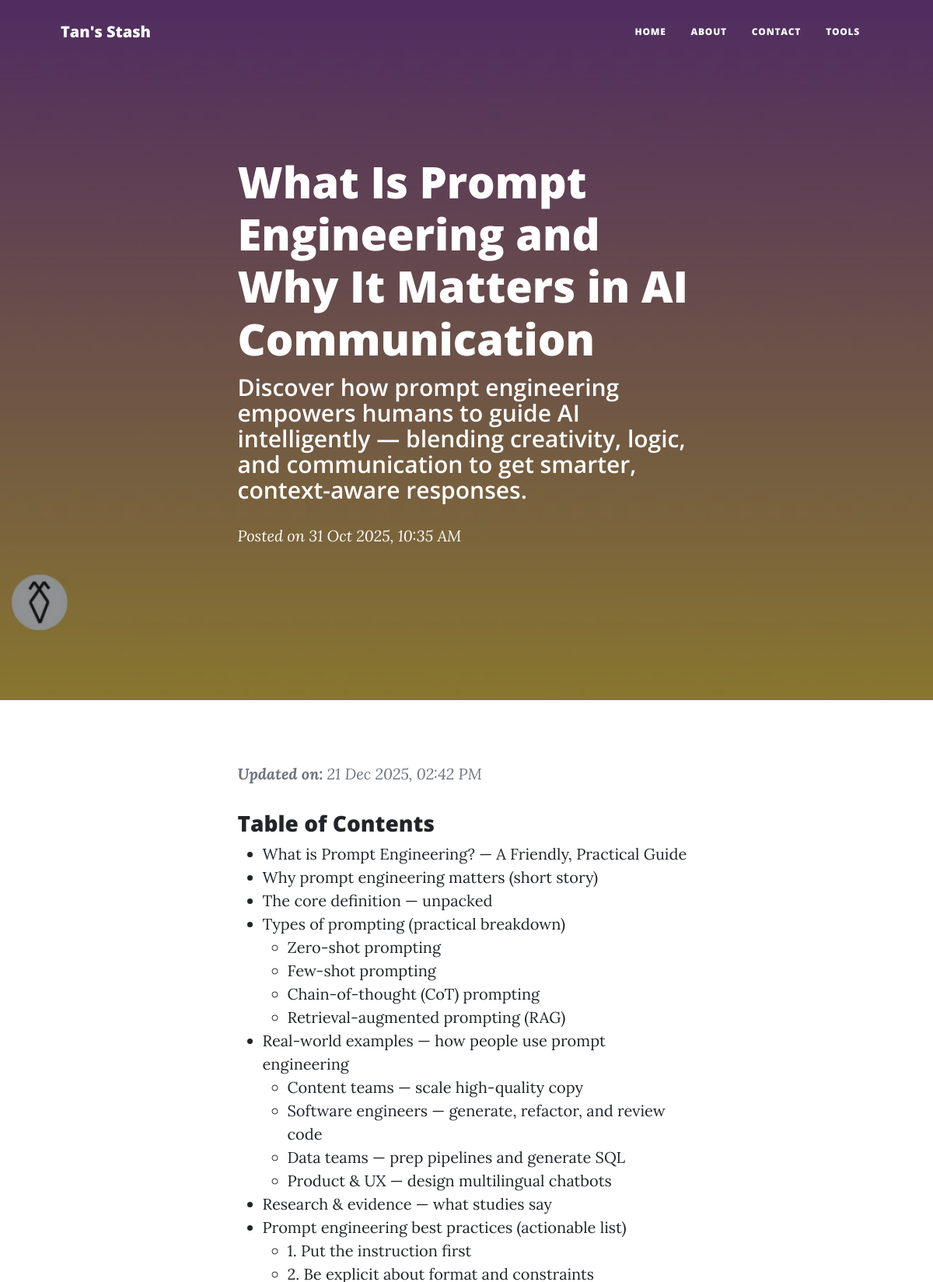
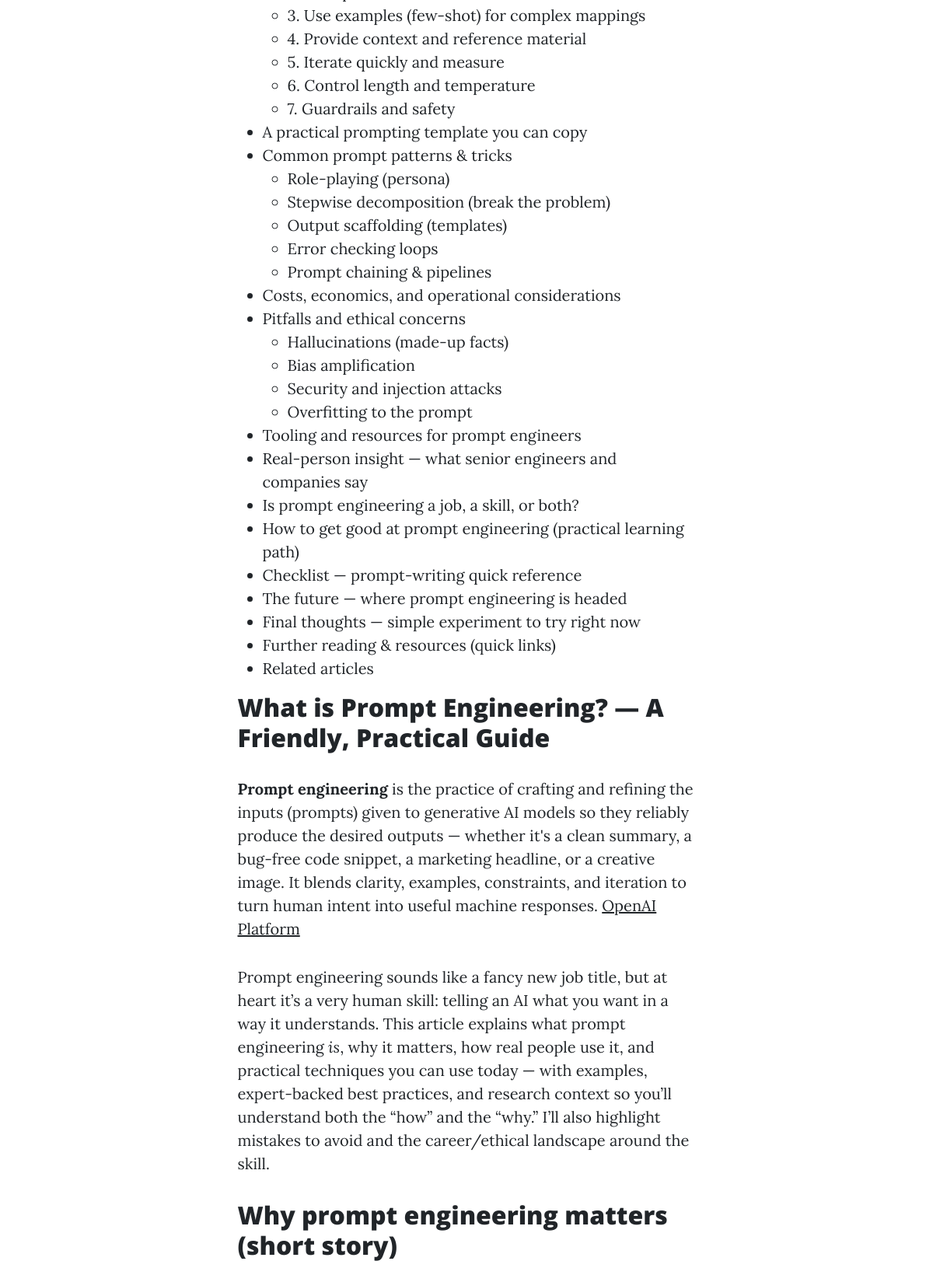
/blog/what-is-prompt-engineering (upper part), run on the app's committed database (2 pictures, top to bottom).
### src/models/post_model.py (models this page shows, shortened)
class Post(Base):
    __tablename__ = "posts"
    sno = Column(Integer, primary_key=True, index=True)
    title = Column(String(255), nullable=False)
    slug = Column(String(255), unique=True, nullable=False)
    content = Column(Text, nullable=False)
    tag_line = Column(String(255), nullable=False)
    description = Column(String(500), nullable=False, default="Tan's Stash")
    date = Column(DateTime(timezone=True), default=lambda: datetime.now(timezone.utc))
    last_modified = Column(DateTime(timezone=True), nullable=True)
    img_file = Column(String(120), nullable=True)

### src/routers/pages/blog.py (the view)
@router.get("/{post_slug}")
def post_route(
    request: Request,
    post_slug: str,
    db: db_dependency
):
    try:
        post = db.query(Post).filter(Post.slug == post_slug).first()
        if not post:
            raise HTTPException(status_code=404, detail="Post not found")
        clean_html, toc = generate_toc_and_clean_html(post.content)
        context = get_global_context(request)
        context.update({
            "request": request,
            "post": post,
            "content": clean_html,
            "toc": toc,
            "content_type": "blog",
            "content_id": post.sno,
        })
        return templates.TemplateResponse("post.html", context)
    except Exception:
        flash(request, "Something went wrong. Please visit again later.", "danger")
        context = get_global_context(request)
        context.update({
            "request": request,
            "post": None,
            "content": "",
            "toc": [],
            "content_type": "",
            "content_id": "",
        })
        return templates.TemplateResponse(
            "post.html",
            context,
            status_code=status.HTTP_500_INTERNAL_SERVER_ERROR,
        )

### src/templates/post.html (shortened to what this page needs)
{% extends "layout.html" %}
{% set fname = 'assets/img/default-hero-image' %}
{% if post %}
    {%if post.img_file != ''%}
        {% set fname_full = 'assets/img/'+ post.img_file %}
        {% set fname_parts = post.img_file.rsplit('.', 1) %}
        {% set fname = 'assets/img/' + fname_parts[0] %}
    {%else%}
        {% set fname =  'assets/img/default-hero-image' %}
    {% endif %}
    {% block page_style %}{{url_for('static', path='css/post.css')}}{% endblock page_style %}
    {%block add_headers%}
        <link rel="preload" href="{{url_for('static', path='css/comments/commentsSection.css')}}" as="style" onload="this.onload=null;this.rel='stylesheet'">
    {%endblock add_headers%}
{% endif %}
{% macro render_toc(items) %}
<ul>
  {% for item in items %}
    <li>
      <a href="#{{ item.id }}">{{ item.title }}</a>
      {% if item.children %}
        {{ render_toc(item.children) }}
      {% endif %}
    </li>
  {% endfor %}
</ul>
{% endmacro %}
{% block body %}
    <header class="masthead">
        <picture>
            <source
                srcset="{{ url_for('static', path=fname + '-400.webp') }} 400w,
                        {{ url_for('static', path=fname + '-800.webp') }} 800w,
                        {{ url_for('static', path=fname + '-1200.webp') }} 1200w"
                sizes="100vw"
                type="image/webp">
            <source
                srcset="{{ url_for('static', path=fname + '-400.jpg') }} 400w,
                        {{ url_for('static', path=fname + '-800.jpg') }} 800w,
                        {{ url_for('static', path=fname + '-1200.jpg') }} 1200w"
                sizes="100vw"
                type="image/jpeg">
            <img
                src="{{ url_for('static', path=fname + '-800.jpg')}}"
                sizes="100vw"
                alt="{{ post.title | default('') }}"
                class="header-img"
                fetchpriority="high"
                decoding="async"
                loading="eager">
        </picture>
            <div class="container position-relative px-4 px-lg-5">
                <div class="row gx-4 gx-lg-5 justify-content-center">
                    <div class="col-md-10 col-lg-8 col-xl-7">
                        <div class="post-heading">
                            <h1>{{post.title | default('')}}</h1>
                            <h2 class="subheading">{{post.tag_line}}</h2>
                            <span class="meta">
                                Posted on
                                {{post.date | human_date }}
                            </span>
                        </div>
                    </div>
                </div>
            </div>
    </header>
        <article class="mb-4">
            <div class="container px-4 px-lg-5">
                <div class="row gx-4 gx-lg-5 justify-content-center">
                    <div class="col-md-10 col-lg-8 col-xl-7">
                        {% if (post.last_modified is not none) %}
                            <p class="meta">
                                <blockquote>
                                    <em><strong>Updated on:</strong>
                                    {{post.last_modified | human_date }}</em>
                            </blockquote>
                            </p>
                        {% endif %}
                        <aside class="toc">
                            <nav aria-label="Table of Contents">
                                <h3>Table of Contents</h3>
                                {{ render_toc(toc) }}
                            </nav>
                        </aside>
                        {{content|safe}}
                    </div>
                </div>
            </div>
        </article>
{% endblock %}

### data on the page
Post: title "What Is Prompt Engineering and Why It Matters in AI Communication", tag_line "Discover how prompt engineering empowers humans to guide AI intelligently — blending creativity, logic, and communication to get smarter, context-aware responses.", date|human_date "31 Oct 2025, 10:35 AM", last_modified|human_date "21 Dec 2025, 02:42 PM"

### other printed values
{{ params["website_name"] }} "Tan's Stash"
{{ item.title }} "What is Prompt Engineering? — A Friendly, Practical Guide" "Why prompt engineering matters (short story)" "The core definition — unpacked" "Types of prompting (practical breakdown)" "Zero-shot prompting" "Few-shot prompting" "Chain-of-thought (CoT) prompting" "Retrieval-augmented prompting (RAG)" "Real-world examples — how people use prompt engineering" "Content teams — scale high-quality copy" "Software engineers — generate, refactor, and review code" "Data teams — prep pipelines and generate SQL" "Product & UX — design multilingual chatbots" "Research & evidence — what studies say" "Prompt engineering best practices (actionable list)" "1. Put the instruction first" "2. Be explicit about format and constraints" "3. Use examples (few-shot) for complex mappings" "4. Provide context and reference material" "5. Iterate quickly and measure" "6. Control length and temperature" "7. Guardrails and safety" "A practical prompting template you can copy" "Common prompt patterns & tricks" "Role-playing (persona)" "Stepwise decomposition (break the problem)" "Output scaffolding (templates)" "Error checking loops" "Prompt chaining & pipelines" "Costs, economics, and operational considerations" "Pitfalls and ethical concerns" "Hallucinations (made-up facts)" "Bias amplification" "Security and injection attacks" "Overfitting to the prompt" "Tooling and resources for prompt engineers" "Real-person insight — what senior engineers and companies say" "Is prompt engineering a job, a skill, or both?" "How to get good at prompt engineering (practical learning path)" "Checklist — prompt-writing quick reference" "The future — where prompt engineering is headed" "Final thoughts — simple experiment to try right now" "Further reading & resources (quick links)" "Related articles"
